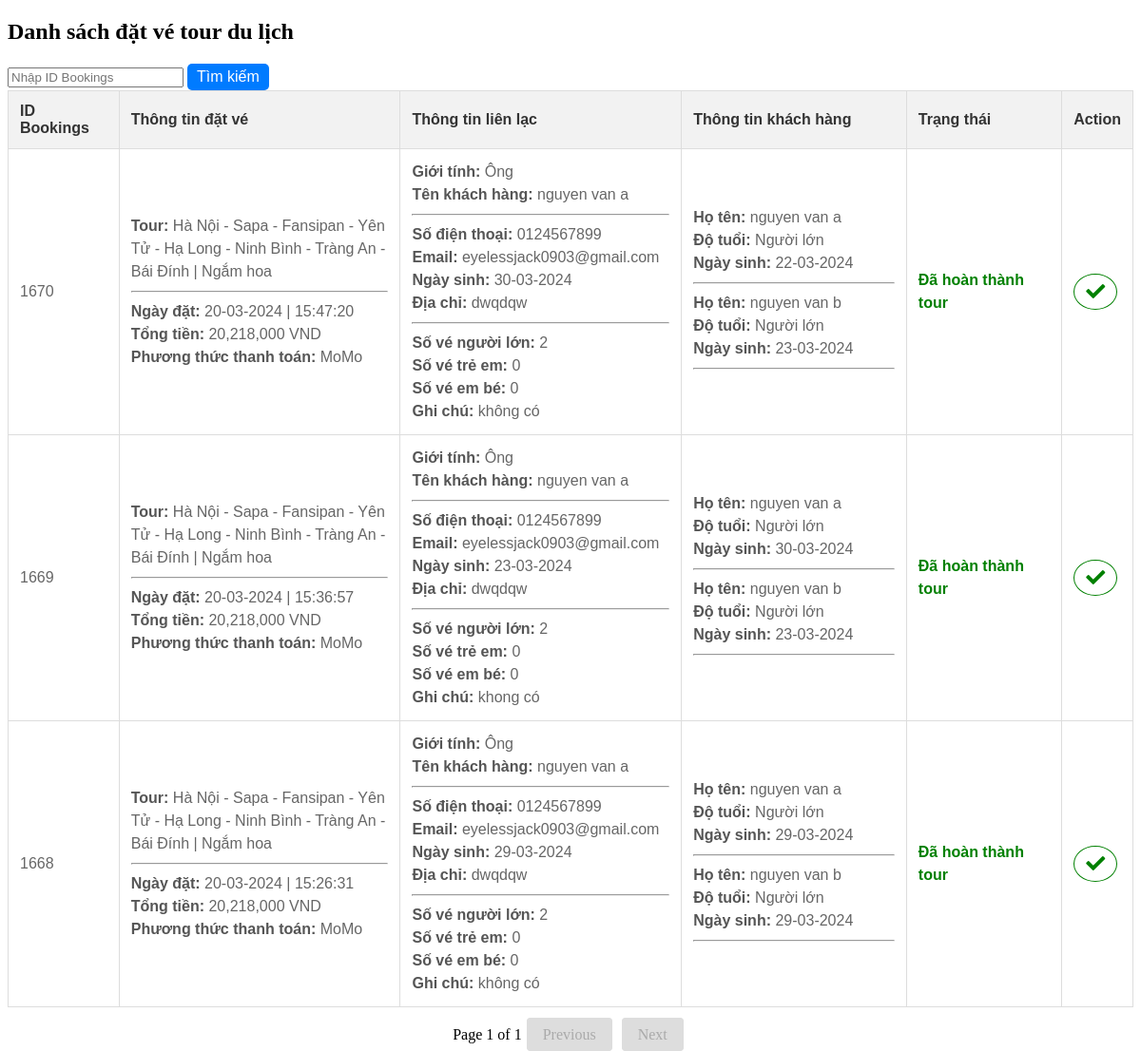
The page /DatVeMayBay/tour-travel.php on the database its author committed.
### tables this page shows
CREATE TABLE `bookings` (
  `ID_Bookings` int(11) NOT NULL,
  `ID_KhachHang` int(11) DEFAULT NULL,
  `ID_Tour` int(11) DEFAULT NULL,
  `NgayDat` datetime DEFAULT NULL,
  `TongTien` decimal(10,2) DEFAULT NULL,
  `PhuongThucThanhToan` varchar(255) DEFAULT NULL,
  `TrangThai` int(11) DEFAULT NULL
);

CREATE TABLE `tours` (
  `ID_Tour` int(11) NOT NULL,
  `HinhAnh` varchar(255) DEFAULT NULL,
  `TenTour` varchar(255) DEFAULT NULL,
  `MoTa` text DEFAULT NULL,
  `NoiDung` text DEFAULT NULL,
  `NgayDi` date DEFAULT NULL,
  `NgayVe` date DEFAULT NULL,
  `DiaDiemXuatPhat` varchar(255) DEFAULT NULL,
  `DiaDiemToi` varchar(255) DEFAULT NULL,
  `GioTapTrung` time DEFAULT NULL,
  `NoiTapTrung` varchar(255) DEFAULT NULL,
  `PhuongTienDiChuyen` varchar(255) DEFAULT NULL,
  `DiaDiemThamQuan` varchar(255) DEFAULT NULL,
  `AmThuc` varchar(255) DEFAULT NULL,
  `KhachSan` varchar(255) DEFAULT NULL,
  `ID_HuongDanVien` int(11) DEFAULT NULL,
  `SoVe` int(11) DEFAULT NULL,
  `Gia` decimal(10,2) DEFAULT NULL,
  `GiaTreEm` decimal(10,2) DEFAULT NULL,
  `GiaEmBe` decimal(10,2) DEFAULT NULL,
  `TrangThai` int(11) DEFAULT NULL
);

CREATE TABLE `khachhang` (
  `ID_KhachHang` int(11) NOT NULL,
  `TenKhachHang` varchar(255) DEFAULT NULL,
  `SoDienThoai` varchar(20) DEFAULT NULL,
  `Email` varchar(100) DEFAULT NULL,
  `NgaySinh` date DEFAULT NULL,
  `GioiTinh` varchar(50) DEFAULT NULL,
  `DiaChi` varchar(255) DEFAULT NULL,
  `CCCD` varchar(255) DEFAULT NULL,
  `GhiChu` text DEFAULT NULL,
  `SoVeNguoiLon` int(11) DEFAULT NULL,
  `SoVeTreEm` int(11) DEFAULT NULL,
  `SoVeEmBe` int(11) DEFAULT NULL
);

CREATE TABLE `thongtinkhachhang` (
  `ID_KhachHang` int(11) DEFAULT NULL,
  `DoTuoi` varchar(50) DEFAULT NULL,
  `HoTen` varchar(100) DEFAULT NULL,
  `NgaySinh` date DEFAULT NULL,
  `ID_ThongTinKhachHang` int(11) NOT NULL
);

### DatVeMayBay/tour-travel.php (the view, shortened to what this page needs)
<!DOCTYPE html>
<html lang="en">
<head>
    <link rel="stylesheet" href="https://cdnjs.cloudflare.com/ajax/libs/font-awesome/5.15.3/css/all.min.css">
</head>
<body>
<h2>Danh sách đặt vé tour du lịch</h2>
<form action="search_tour.php" method="GET" target="_blank">
    <input type="text" name="searchId" placeholder="Nhập ID Bookings">
    <button type="submit" style="font-size: 1em; border-radius: 5px; background-color: #007bff; color: white; border: none; padding: 5px 10px;">Tìm kiếm</button>
</form>
<table>
    <tr>
        <th>ID Bookings</th>
        <th>Thông tin đặt vé</th>
        <th>Thông tin liên lạc</th>
        <th>Thông tin khách hàng</th>
		<th>Trạng thái</th>
        <th>Action</th>
    </tr>
    <?php
        include 'db.php';
		$per_page = 4;
		$page = isset($_GET['page']) ? $_GET['page'] : 1;
		$offset = ($page - 1) * $per_page;
        $sql = "SELECT bookings.ID_Bookings, bookings.ID_KhachHang, tours.TenTour, tours.NgayDi, bookings.NgayDat, bookings.TongTien, bookings.PhuongThucThanhToan, bookings.TrangThai
        FROM bookings
        INNER JOIN tours ON bookings.ID_Tour = tours.ID_Tour
        ORDER BY bookings.ID_Bookings DESC
        LIMIT $per_page OFFSET $offset";
        $result = $connect->query($sql);
        if ($result->num_rows > 0) {
            while ($row = $result->fetch_assoc()) {
                echo "<tr>";
                echo "<td>" . $row['ID_Bookings'] . "</td>";
                echo "<td>";
                echo "<strong>Tour:</strong> " . $row['TenTour'] . "<br>";
				echo "<hr>";
                echo "<strong>Ngày đặt:</strong> " . date('d-m-Y | H:i:s', strtotime($row['NgayDat'])) . "<br>";
                echo "<strong>Tổng tiền:</strong> " . number_format($row['TongTien']) . " VND<br>";
                echo "<strong>Phương thức thanh toán:</strong> " . $row['PhuongThucThanhToan'];
                echo "</td>";
                echo "<td>";
                $sql_khachhang = "SELECT * FROM khachhang WHERE ID_KhachHang = '" . $row['ID_KhachHang'] . "'";
                $result_khachhang = $connect->query($sql_khachhang);
                if ($result_khachhang->num_rows > 0) {
                    $row_khachhang = $result_khachhang->fetch_assoc();
					echo "<strong>Giới tính:</strong> " . $row_khachhang['GioiTinh'] . "<br>";
                    echo "<strong>Tên khách hàng:</strong> " . $row_khachhang['TenKhachHang'] . "<br>";
					echo "<hr>";
                    echo "<strong>Số điện thoại:</strong> " . $row_khachhang['SoDienThoai'] . "<br>";
                    echo "<strong>Email:</strong> " . $row_khachhang['Email'] . "<br>";
                    echo "<strong>Ngày sinh:</strong> " . date('d-m-Y', strtotime($row_khachhang['NgaySinh'])) . "<br>";
                    echo "<strong>Địa chỉ:</strong> " . $row_khachhang['DiaChi'] . "<br>";
					echo "<hr>";
                    echo "<strong>Số vé người lớn:</strong> " . $row_khachhang['SoVeNguoiLon'] . "<br>";
					echo "<strong>Số vé trẻ em:</strong> " . $row_khachhang['SoVeTreEm'] . "<br>";
					echo "<strong>Số vé em bé:</strong> " . $row_khachhang['SoVeEmBe'] . "<br>";
                    echo "<strong>Ghi chú:</strong> " . $row_khachhang['GhiChu'] . "<br>";
                } else {
                    echo "N/A";
                }
                echo "</td>";
                echo "<td>";
                $sql_thongtinkhachhang = "SELECT * FROM thongtinkhachhang WHERE ID_KhachHang = '" . $row['ID_KhachHang'] . "'";
                $result_thongtinkhachhang = $connect->query($sql_thongtinkhachhang);
                if ($result_thongtinkhachhang->num_rows > 0) {
                    while ($row_thongtinkhachhang = $result_thongtinkhachhang->fetch_assoc()) {
						echo "<strong>Họ tên:</strong> " . $row_thongtinkhachhang['HoTen'] . "<br>";
                        echo "<strong>Độ tuổi:</strong> " . $row_thongtinkhachhang['DoTuoi'] . "<br>";
                        echo "<strong>Ngày sinh:</strong> " . date('d-m-Y', strtotime($row_thongtinkhachhang['NgaySinh'])) . "<br>";
                        echo "<hr>";
                    }
                } else {
                    echo "N/A";
                }
                echo "</td>";
				$currentDateTime = date('Y-m-d');
				echo "<td>";
				if ($row['TrangThai'] == 1) {
					echo "<span style='color: red; font-weight: bold;'>Đã hủy vé</span>";
				} elseif ($row['NgayDi'] <= $currentDateTime) {
					echo "<span style='color: green; font-weight: bold;'>Đã hoàn thành tour</span>";
				} else {
					echo "<span style='color: purple; font-weight: bold;'>Tour chưa bắt đầu</span>";
				}
				echo "</td>";
				echo "<td>";
				if ($row['TrangThai'] == NULL) {
					$sql_datve = "SELECT * FROM bookings WHERE ID_Bookings = '" . $row['ID_Bookings'] . "'";
					$result_datve = $connect->query($sql_datve);
					if ($result_datve->num_rows > 0) {
						$row_datve = $result_datve->fetch_assoc();
						echo "<a href='update_status_tour.php?id={$row_datve['ID_Bookings']}' class='btn-status check' target='_blank'><i class='fa fa-check'></i></a>";
					}
				} elseif ($row['TrangThai'] == 1) {
					echo "<span class='btn-status cross'><i class='fas fa-times'></i></span>";
				}
				echo "</td>";
                echo "</tr>";
            }
        } else {
            echo "Không có dữ liệu.";
        }
	$query_total = "SELECT COUNT(*) AS total FROM bookings";
	$result_total = $connect->query($query_total);
	$total_rows = $result_total->fetch_assoc()['total'];
	$total_pages = ceil($total_rows / $per_page);
    ?>
</table>
<div class="pagination">
    <?php
    echo "<span>Page $page of $total_pages</span>";
    if ($page > 1) {
        $previous_page = $page - 1;
        echo "<a href='javascript:void(0);' onclick='fetchTravel($previous_page)'>Previous</a>";
    } else {
        echo "<a class='disabled'>Previous</a>";
    }
    if ($page < $total_pages) {
        $next_page = $page + 1;
        echo "<a href='javascript:void(0);' onclick='fetchTravel($next_page)'>Next</a>";
    } else {
        echo "<a class='disabled'>Next</a>";
    }
    ?>
</div>
</body>
</html>

### DatVeMayBay/tour-travel.php (style rules this page uses)
table { width: 100%; border-collapse: collapse; font-family: Arial, sans-serif; }
table, th, td { border: 1px solid #ddd; padding: 12px; text-align: left; }
th { background-color: #f2f2f2; font-weight: bold; color: #333; }
td strong { font-weight: bold; color: #555; }
td { line-height: 1.5; color: #666; }
td:nth-child(2), td:nth-child(3) { width: 25%; }
td:nth-child(4) { width: 20%; }
.pagination { margin-top: 20px; text-align: center; }
.pagination a { color: #fff; background-color: #007bff; padding: 8px 16px; text-decoration: none; transition: background-color 0.3s; border: 1px solid #007bff; border-radius: 4px; margin: 0 5px; }
.pagination .disabled { pointer-events: none; color: #aaa; cursor: default; background-color: #ddd; border: 1px solid #ddd; }
.btn-status.check i { font-size: 20px; color: green; border: 1px solid green; padding: 8px 12px; border-radius: 50%; display: inline-block; }

### rows shown on the page
bookings: ID_Bookings "1670", ID_Tour.TenTour "Hà Nội - Sapa - Fansipan - Yên Tử - Hạ Long - Ninh Bình - Tràng An - Bái Đính | Ngắm hoa", NgayDat "20-03-2024 | 15:47:20", TongTien "20,218,000", PhuongThucThanhToan "MoMo", ID_KhachHang.GioiTinh "Ông", ID_KhachHang.TenKhachHang "nguyen van a", ID_KhachHang.SoDienThoai "0124567899", ID_KhachHang.Email "eyelessjack0903@gmail.com", ID_KhachHang.NgaySinh "30-03-2024", ID_KhachHang.DiaChi "dwqdqw", ID_KhachHang.SoVeNguoiLon "2", ID_KhachHang.SoVeTreEm "0", ID_KhachHang.SoVeEmBe "0", ID_KhachHang.GhiChu "không có", shows "Đã hoàn thành tour"
thongtinkhachhang: HoTen "nguyen van a", DoTuoi "Người lớn", NgaySinh "22-03-2024"
thongtinkhachhang: HoTen "nguyen van b", DoTuoi "Người lớn", NgaySinh "23-03-2024"
bookings: ID_Bookings "1669", ID_Tour.TenTour "Hà Nội - Sapa - Fansipan - Yên Tử - Hạ Long - Ninh Bình - Tràng An - Bái Đính | Ngắm hoa", NgayDat "20-03-2024 | 15:36:57", TongTien "20,218,000", PhuongThucThanhToan "MoMo", ID_KhachHang.GioiTinh "Ông", ID_KhachHang.TenKhachHang "nguyen van a", ID_KhachHang.SoDienThoai "0124567899", ID_KhachHang.Email "eyelessjack0903@gmail.com", ID_KhachHang.NgaySinh "23-03-2024", ID_KhachHang.DiaChi "dwqdqw", ID_KhachHang.SoVeNguoiLon "2", ID_KhachHang.SoVeTreEm "0", ID_KhachHang.SoVeEmBe "0", ID_KhachHang.GhiChu "khong có", shows "Đã hoàn thành tour"
thongtinkhachhang: HoTen "nguyen van a", DoTuoi "Người lớn", NgaySinh "30-03-2024"
thongtinkhachhang: HoTen "nguyen van b", DoTuoi "Người lớn", NgaySinh "23-03-2024"
bookings: ID_Bookings "1668", ID_Tour.TenTour "Hà Nội - Sapa - Fansipan - Yên Tử - Hạ Long - Ninh Bình - Tràng An - Bái Đính | Ngắm hoa", NgayDat "20-03-2024 | 15:26:31", TongTien "20,218,000", PhuongThucThanhToan "MoMo", ID_KhachHang.GioiTinh "Ông", ID_KhachHang.TenKhachHang "nguyen van a", ID_KhachHang.SoDienThoai "0124567899", ID_KhachHang.Email "eyelessjack0903@gmail.com", ID_KhachHang.NgaySinh "29-03-2024", ID_KhachHang.DiaChi "dwqdqw", ID_KhachHang.SoVeNguoiLon "2", ID_KhachHang.SoVeTreEm "0", ID_KhachHang.SoVeEmBe "0", ID_KhachHang.GhiChu "không có", shows "Đã hoàn thành tour"
thongtinkhachhang: HoTen "nguyen van a", DoTuoi "Người lớn", NgaySinh "29-03-2024"
thongtinkhachhang: HoTen "nguyen van b", DoTuoi "Người lớn", NgaySinh "29-03-2024"

### other values the page prints
$page "1"
$total_pages "1"
